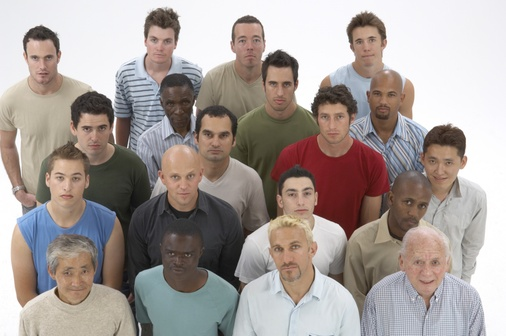
#> input picture Face_search/face_library/faces0.jpg, 506 x 336 px, shrunk from 2125 x 1411 before the run
$ python Multiprocessing.py
#> lines starting #> are read from the running program, lines starting #| are printed output that depends on the picture
import datetime
import cv2
import time
import multiprocessing
import os
time_start = time.time()
list_image = ['faces0.jpg', 'faces1.jpg', 'faces2.jpg', 'faces3.jpg', 'faces4.jpg', 'faces5.jpg',
              'faces6.jpg', 'faces7.jpg', 'faces8.jpg', 'faces9.jpg']


def find_faces(images):
    face_cascade = cv2.CascadeClassifier('haarcascade_frontalface_default.xml')
    image_path = images
    image = cv2.imread(image_path)
    faces_detected = 0

    for i in range(4):
        gray = cv2.cvtColor(image, cv2.COLOR_BGR2GRAY)
        faces = face_cascade.detectMultiScale(
            gray,
            scaleFactor= 1.1,
            minNeighbors= 30,
            minSize=(4, 4)
        )
        faces_detected += len(faces)
        # Рисуем квадраты вокруг лиц
        for (x, y, w, h) in faces:
            cv2.rectangle(image, (x, y), (x+w, y+h), (255, 255, 0), 2)
        (h, w, d) = image.shape
        center = (w // 2, h // 2)
        M = cv2.getRotationMatrix2D(center, 90, 1.0)
        image = cv2.warpAffine(image, M, (w, h))
    cv2.imwrite(f"_{images}_processed.jpg", image)
    print(f'На фотографии {images} Лиц обнаружено: {faces_detected}')

def multiprocessing_main():  # тело программы, управление пулами процессов
    os.chdir('face_library')
    time_start = datetime.datetime.now()
    with multiprocessing.Pool(processes=6) as pool:
        results = pool.map(find_faces, list_image)
#> in find_faces, image is the input picture: shape (336, 506, 3); mean B, G, R 152.9, 157, 166.5
#> after the loop in find_faces, `for i in range(4):`: faces_detected = 6
#| На фотографии faces0.jpg Лиц обнаружено: 6
#> call 2 of find_faces, with images = 'faces1.jpg'
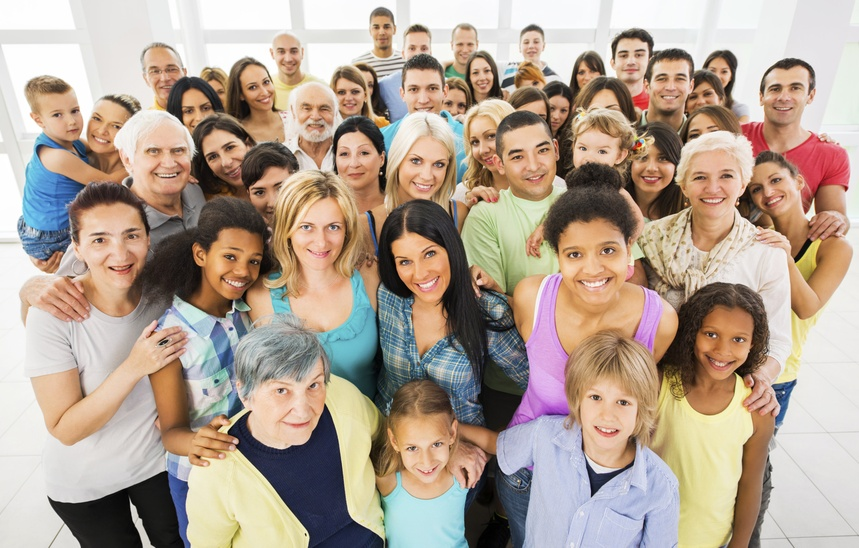
#> input picture Face_search/face_library/faces1.jpg, 859 x 548 px, shrunk from 3607 x 2303 before the run
#> in find_faces, image is the input picture: shape (548, 859, 3); mean B, G, R 147.7, 162, 178.6
#> after the loop in find_faces (call 2), `for i in range(4):`:
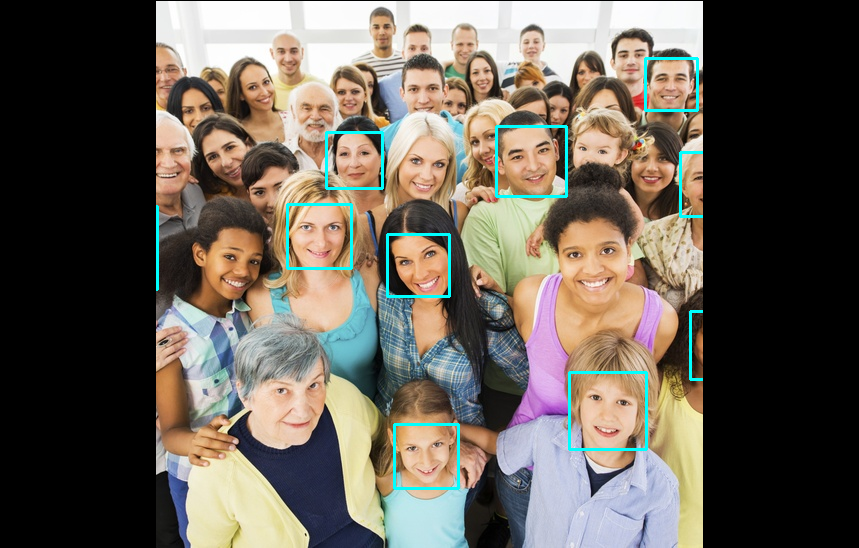
#> image: shape (548, 859, 3); mean B, G, R 87, 96.6, 103.5
#> after the loop in find_faces (call 2), `for i in range(4):`: faces_detected = 11
#| На фотографии faces1.jpg Лиц обнаружено: 11
#> call 3 of find_faces, with images = 'faces2.jpg'
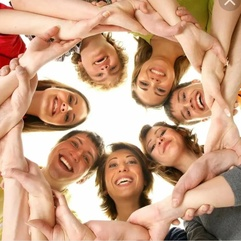
#> input picture Face_search/face_library/faces2.jpg, 241 x 241 px, shrunk from 1014 x 1014 before the run
#> in find_faces, image is the input picture: shape (241, 241, 3); mean B, G, R 132.7, 159.9, 200.3
#> after the loop in find_faces (call 3), `for i in range(4):`:
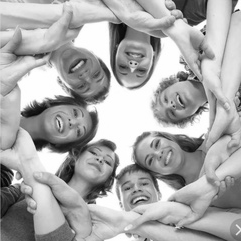
#> gray: shape (241, 241); min 1, max 255, mean 168.9
#> after the loop in find_faces (call 3), `for i in range(4):`: faces_detected = 0
#| На фотографии faces2.jpg Лиц обнаружено: 0
#> call 4 of find_faces, with images = 'faces3.jpg'
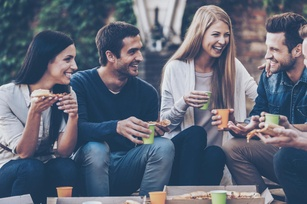
#> input picture Face_search/face_library/faces3.jpg, 307 x 204 px, shrunk from 1290 x 857 before the run
#> in find_faces, image is the input picture: shape (204, 307, 3); mean B, G, R 118.3, 103.5, 96.8
#> after the loop in find_faces (call 4), `for i in range(4):`:
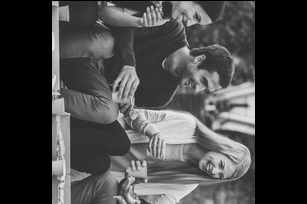
#> gray: shape (204, 307); min 0, max 238, mean 69.5
#> after the loop in find_faces (call 4), `for i in range(4):`:
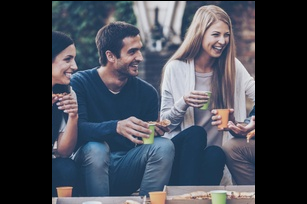
#> image: shape (204, 307, 3); mean B, G, R 79, 69.6, 65.7
#| На фотографии faces3.jpg Лиц обнаружено: 0
    time_end = datetime.datetime.now()
    time = time_end - time_start
    print(f'Время, затраченное на выполнение программы с использованием Multiprocessing:, '
          f'{time} сек.')  # фиксация времени на получение результатов: 2.92 секунд
    return results

if __name__ == '__main__':
#> (the run stopped early here; a loop or call above may not have finished)
